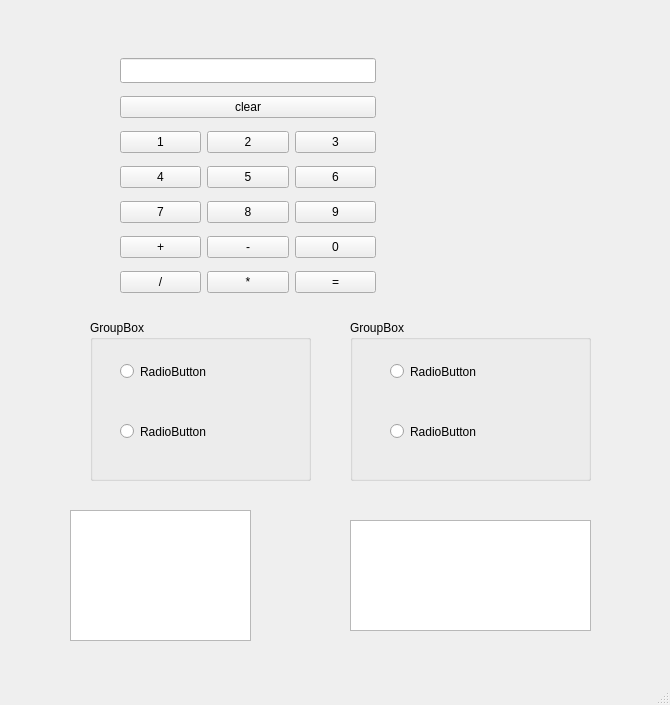
<?xml version="1.0" encoding="UTF-8"?>
<ui version="4.0">
 <class>MainWindow</class>
 <widget class="QMainWindow" name="MainWindow">
  <property name="geometry">
   <rect>
    <x>0</x>
    <y>0</y>
    <width>670</width>
    <height>705</height>
   </rect>
  </property>
  <property name="windowTitle">
   <string>MainWindow</string>
  </property>
  <widget class="QWidget" name="centralwidget">
   <widget class="QRadioButton" name="radioButton">
    <property name="geometry">
     <rect>
      <x>120</x>
      <y>360</y>
      <width>112</width>
      <height>23</height>
     </rect>
    </property>
    <property name="text">
     <string>RadioButton</string>
    </property>
   </widget>
   <widget class="QRadioButton" name="radioButton_2">
    <property name="geometry">
     <rect>
      <x>120</x>
      <y>420</y>
      <width>112</width>
      <height>23</height>
     </rect>
    </property>
    <property name="text">
     <string>RadioButton</string>
    </property>
   </widget>
   <widget class="QRadioButton" name="radioButton_3">
    <property name="geometry">
     <rect>
      <x>390</x>
      <y>360</y>
      <width>112</width>
      <height>23</height>
     </rect>
    </property>
    <property name="text">
     <string>RadioButton</string>
    </property>
   </widget>
   <widget class="QRadioButton" name="radioButton_4">
    <property name="geometry">
     <rect>
      <x>390</x>
      <y>420</y>
      <width>112</width>
      <height>23</height>
     </rect>
    </property>
    <property name="text">
     <string>RadioButton</string>
    </property>
   </widget>
   <widget class="QGroupBox" name="groupBox">
    <property name="geometry">
     <rect>
      <x>90</x>
      <y>320</y>
      <width>221</width>
      <height>161</height>
     </rect>
    </property>
    <property name="title">
     <string>GroupBox</string>
    </property>
   </widget>
   <widget class="QGroupBox" name="groupBox_2">
    <property name="geometry">
     <rect>
      <x>350</x>
      <y>320</y>
      <width>241</width>
      <height>161</height>
     </rect>
    </property>
    <property name="title">
     <string>GroupBox</string>
    </property>
   </widget>
   <widget class="QTextEdit" name="textEdit">
    <property name="geometry">
     <rect>
      <x>70</x>
      <y>510</y>
      <width>181</width>
      <height>131</height>
     </rect>
    </property>
   </widget>
   <widget class="QPlainTextEdit" name="plainTextEdit">
    <property name="geometry">
     <rect>
      <x>350</x>
      <y>520</y>
      <width>241</width>
      <height>111</height>
     </rect>
    </property>
   </widget>
   <widget class="QWidget" name="">
    <property name="geometry">
     <rect>
      <x>120</x>
      <y>51</y>
      <width>256</width>
      <height>254</height>
     </rect>
    </property>
    <layout class="QVBoxLayout" name="verticalLayout">
     <item>
      <widget class="QLineEdit" name="lineEdit">
       <property name="minimumSize">
        <size>
         <width>0</width>
         <height>25</height>
        </size>
       </property>
      </widget>
     </item>
     <item>
      <widget class="QPushButton" name="pushButton_10">
       <property name="text">
        <string>clear</string>
       </property>
      </widget>
     </item>
     <item>
      <layout class="QHBoxLayout" name="horizontalLayout">
       <item>
        <widget class="QPushButton" name="pushButton_1">
         <property name="text">
          <string>1</string>
         </property>
        </widget>
       </item>
       <item>
        <widget class="QPushButton" name="pushButton_2">
         <property name="text">
          <string>2</string>
         </property>
        </widget>
       </item>
       <item>
        <widget class="QPushButton" name="pushButton_3">
         <property name="text">
          <string>3</string>
         </property>
        </widget>
       </item>
      </layout>
     </item>
     <item>
      <layout class="QHBoxLayout" name="horizontalLayout_2">
       <item>
        <widget class="QPushButton" name="pushButton_4">
         <property name="text">
          <string>4</string>
         </property>
        </widget>
       </item>
       <item>
        <widget class="QPushButton" name="pushButton_5">
         <property name="text">
          <string>5</string>
         </property>
        </widget>
       </item>
       <item>
        <widget class="QPushButton" name="pushButton_6">
         <property name="text">
          <string>6</string>
         </property>
        </widget>
       </item>
      </layout>
     </item>
     <item>
      <layout class="QHBoxLayout" name="horizontalLayout_3">
       <item>
        <widget class="QPushButton" name="pushButton_7">
         <property name="text">
          <string>7</string>
         </property>
        </widget>
       </item>
       <item>
        <widget class="QPushButton" name="pushButton_8">
         <property name="text">
          <string>8</string>
         </property>
        </widget>
       </item>
       <item>
        <widget class="QPushButton" name="pushButton_9">
         <property name="text">
          <string>9</string>
         </property>
        </widget>
       </item>
      </layout>
     </item>
     <item>
      <layout class="QHBoxLayout" name="horizontalLayout_4">
       <item>
        <widget class="QPushButton" name="pushButton_12">
         <property name="text">
          <string>+</string>
         </property>
        </widget>
       </item>
       <item>
        <widget class="QPushButton" name="pushButton_13">
         <property name="text">
          <string>-</string>
         </property>
        </widget>
       </item>
       <item>
        <widget class="QPushButton" name="pushButton">
         <property name="text">
          <string>0</string>
         </property>
        </widget>
       </item>
      </layout>
     </item>
     <item>
      <layout class="QHBoxLayout" name="horizontalLayout_5">
       <item>
        <widget class="QPushButton" name="pushButton_15">
         <property name="text">
          <string>/</string>
         </property>
        </widget>
       </item>
       <item>
        <widget class="QPushButton" name="pushButton_14">
         <property name="text">
          <string>*</string>
         </property>
        </widget>
       </item>
       <item>
        <widget class="QPushButton" name="pushButton_16">
         <property name="text">
          <string>=</string>
         </property>
        </widget>
       </item>
      </layout>
     </item>
    </layout>
   </widget>
   <zorder>layoutWidget</zorder>
   <zorder>pushButton_16</zorder>
   <zorder>pushButton_12</zorder>
   <zorder>pushButton_13</zorder>
   <zorder>pushButton_14</zorder>
   <zorder>pushButton_15</zorder>
   <zorder>pushButton</zorder>
   <zorder>groupBox</zorder>
   <zorder>groupBox_2</zorder>
   <zorder>radioButton_2</zorder>
   <zorder>radioButton_4</zorder>
   <zorder>radioButton</zorder>
   <zorder>radioButton_3</zorder>
   <zorder>textEdit</zorder>
   <zorder>plainTextEdit</zorder>
  </widget>
  <widget class="QMenuBar" name="menubar">
   <property name="geometry">
    <rect>
     <x>0</x>
     <y>0</y>
     <width>670</width>
     <height>27</height>
    </rect>
   </property>
  </widget>
  <widget class="QStatusBar" name="statusbar"/>
 </widget>
 <resources/>
 <connections/>
</ui>
